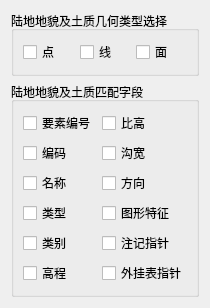
           <widget class="QWidget" name="tab_Layer_J">
            <attribute name="title">
             <string>陆地地貌及土质</string>
            </attribute>
            <layout class="QGridLayout" name="gridLayout_49">
             <item row="0" column="0">
              <widget class="QGroupBox" name="groupBox_J_GeoType">
               <property name="title">
                <string>陆地地貌及土质几何类型选择</string>
               </property>
               <layout class="QGridLayout" name="gridLayout_31">
                <item row="0" column="0">
                 <widget class="QCheckBox" name="checkBox_Point_J">
                  <property name="text">
                   <string>点</string>
                  </property>
                 </widget>
                </item>
                <item row="0" column="1">
                 <widget class="QCheckBox" name="checkBox_Line_J">
                  <property name="text">
                   <string>线</string>
                  </property>
                 </widget>
                </item>
                <item row="0" column="2">
                 <widget class="QCheckBox" name="checkBox_Polygon_J">
                  <property name="text">
                   <string>面</string>
                  </property>
                 </widget>
                </item>
               </layout>
              </widget>
             </item>
             <item row="1" column="0">
              <widget class="QGroupBox" name="groupBox_J">
               <property name="minimumSize">
                <size>
                 <width>0</width>
                 <height>0</height>
                </size>
               </property>
               <property name="title">
                <string>陆地地貌及土质匹配字段</string>
               </property>
               <layout class="QGridLayout" name="gridLayout_16">
                <item row="0" column="0">
                 <widget class="QCheckBox" name="checkBox_YaoSuBianHao_J">
                  <property name="text">
                   <string>要素编号</string>
                  </property>
                 </widget>
                </item>
                <item row="0" column="1">
                 <widget class="QCheckBox" name="checkBox_BiGao_J">
                  <property name="text">
                   <string>比高</string>
                  </property>
                 </widget>
                </item>
                <item row="1" column="0">
                 <widget class="QCheckBox" name="checkBox_BianMa_J">
                  <property name="text">
                   <string>编码</string>
                  </property>
                 </widget>
                </item>
                <item row="1" column="1">
                 <widget class="QCheckBox" name="checkBox_GouKuan_J">
                  <property name="text">
                   <string>沟宽</string>
                  </property>
                 </widget>
                </item>
                <item row="2" column="0">
                 <widget class="QCheckBox" name="checkBox_MingCheng_J">
                  <property name="text">
                   <string>名称</string>
                  </property>
                 </widget>
                </item>
                <item row="2" column="1">
                 <widget class="QCheckBox" name="checkBox_FangXiang_J">
                  <property name="text">
                   <string>方向</string>
                  </property>
                 </widget>
                </item>
                <item row="3" column="0">
                 <widget class="QCheckBox" name="checkBox_LeiXing_J">
                  <property name="text">
                   <string>类型</string>
                  </property>
                 </widget>
                </item>
                <item row="3" column="1">
                 <widget class="QCheckBox" name="checkBox_TuXingTeZheng_J">
                  <property name="text">
                   <string>图形特征</string>
                  </property>
                 </widget>
                </item>
                <item row="4" column="0">
                 <widget class="QCheckBox" name="checkBox_LeiBie_J">
                  <property name="text">
                   <string>类别</string>
                  </property>
                 </widget>
                </item>
                <item row="4" column="1">
                 <widget class="QCheckBox" name="checkBox_ZhuJiZhiZhen_J">
                  <property name="text">
                   <string>注记指针</string>
                  </property>
                 </widget>
                </item>
                <item row="5" column="0">
                 <widget class="QCheckBox" name="checkBox_GaoCheng_J">
                  <property name="text">
                   <string>高程</string>
                  </property>
                 </widget>
                </item>
                <item row="5" column="1">
                 <widget class="QCheckBox" name="checkBox_WaiGuaBiaoZhiZhen_J">
                  <property name="text">
                   <string>外挂表指针</string>
                  </property>
                 </widget>
                </item>
               </layout>
              </widget>
             </item>
            </layout>
           </widget>
